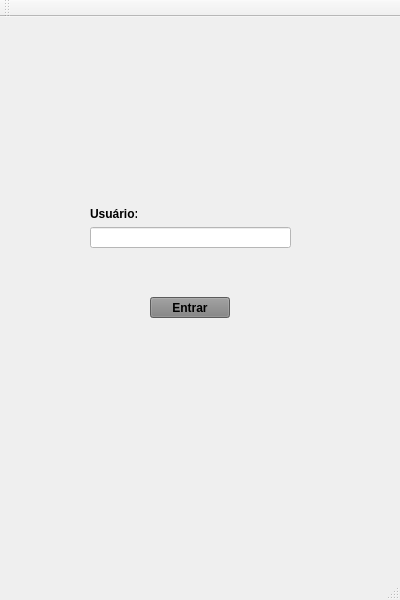
<?xml version="1.0" encoding="UTF-8"?>
<ui version="4.0">
 <class>MainWindow</class>
 <widget class="QMainWindow" name="MainWindow">
  <property name="geometry">
   <rect>
    <x>0</x>
    <y>0</y>
    <width>400</width>
    <height>600</height>
   </rect>
  </property>
  <property name="windowTitle">
   <string>MainWindow</string>
  </property>
  <property name="styleSheet">
   <string notr="true">background-color:&quot;#408cff&quot;;</string>
  </property>
  <widget class="QWidget" name="centralWidget">
   <widget class="QPushButton" name="pushButton">
    <property name="geometry">
     <rect>
      <x>150</x>
      <y>280</y>
      <width>80</width>
      <height>21</height>
     </rect>
    </property>
    <property name="styleSheet">
     <string notr="true">background-color: grey;
font:bold</string>
    </property>
    <property name="text">
     <string>Entrar</string>
    </property>
   </widget>
   <widget class="QLineEdit" name="lineEdit">
    <property name="geometry">
     <rect>
      <x>90</x>
      <y>210</y>
      <width>201</width>
      <height>21</height>
     </rect>
    </property>
    <property name="styleSheet">
     <string notr="true">background-color:white;</string>
    </property>
   </widget>
   <widget class="QLabel" name="label">
    <property name="geometry">
     <rect>
      <x>90</x>
      <y>190</y>
      <width>47</width>
      <height>13</height>
     </rect>
    </property>
    <property name="styleSheet">
     <string notr="true">color:black;
font:bold;</string>
    </property>
    <property name="text">
     <string>Usuário:</string>
    </property>
   </widget>
   <widget class="QLabel" name="label_2">
    <property name="geometry">
     <rect>
      <x>10</x>
      <y>20</y>
      <width>371</width>
      <height>121</height>
     </rect>
    </property>
    <property name="text">
     <string/>
    </property>
    <property name="pixmap">
     <pixmap resource="images.qrc">:/images/images/utfpr.png</pixmap>
    </property>
   </widget>
  </widget>
  <widget class="QMenuBar" name="menuBar">
   <property name="geometry">
    <rect>
     <x>0</x>
     <y>0</y>
     <width>400</width>
     <height>20</height>
    </rect>
   </property>
  </widget>
  <widget class="QToolBar" name="mainToolBar">
   <attribute name="toolBarArea">
    <enum>TopToolBarArea</enum>
   </attribute>
   <attribute name="toolBarBreak">
    <bool>false</bool>
   </attribute>
  </widget>
  <widget class="QStatusBar" name="statusBar"/>
 </widget>
 <layoutdefault spacing="6" margin="11"/>
 <resources>
  <include location="images.qrc"/>
 </resources>
 <connections/>
</ui>
